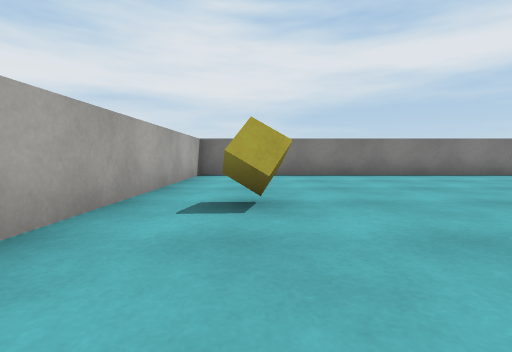
View 1 (above)

13 first-person views from a walk through a Unity game level. The camera is 0.51 m above the floor, tilts 4° down and sees 85° across. The floor is counted in squares, 1 m on a side. Each view is taken from the middle of a square. On the plan, view 1 faces up. The plan holds only what a view shows up to about 9 squares ahead; the rest is blank. The place goes on beyond the plan. The player is left out. Surface patterns are stand-ins for the level's own textures.

View 2
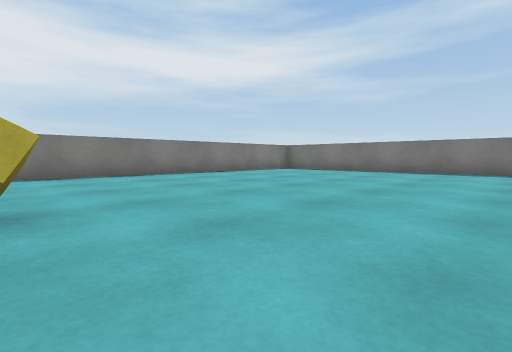

View 3
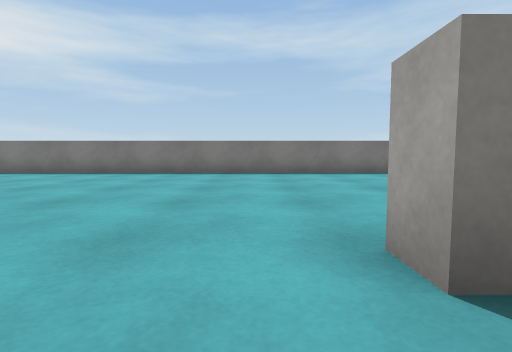

View 4
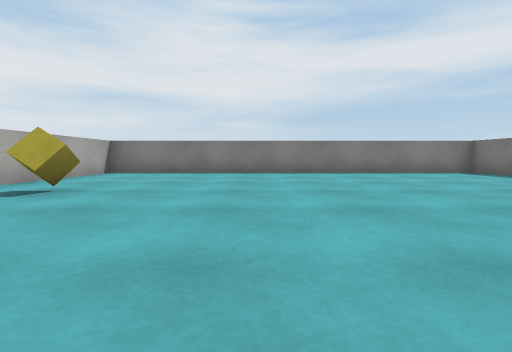

View 5
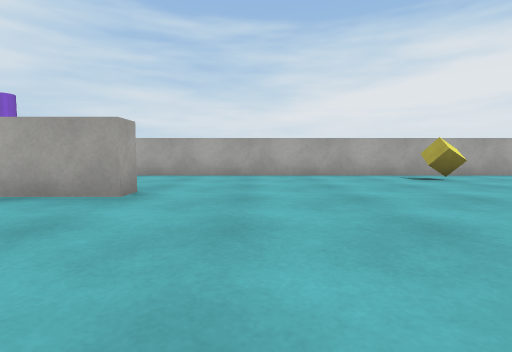

View 6
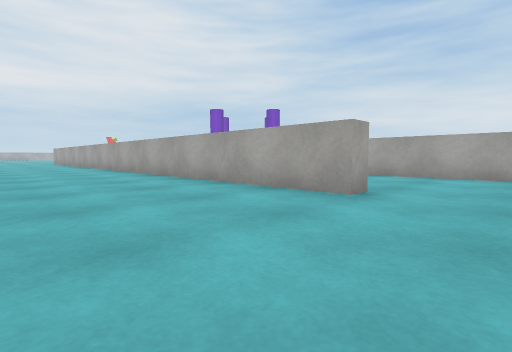

View 7
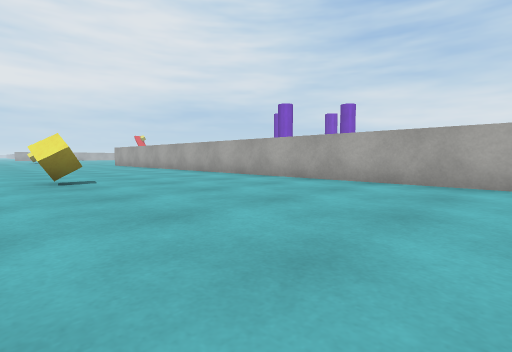

View 8
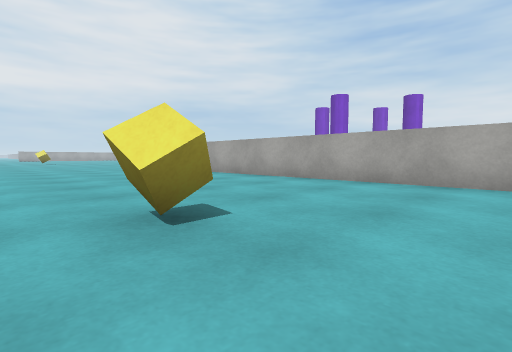

View 9
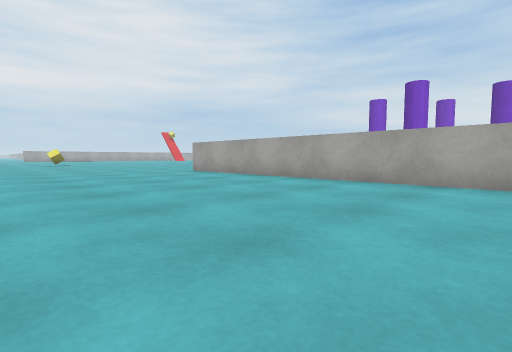

View 10
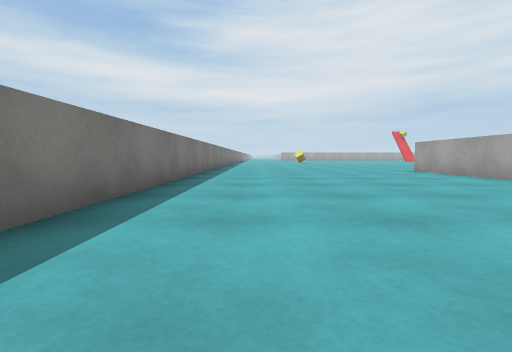

View 11
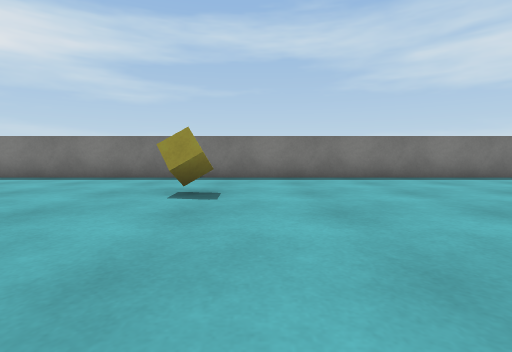

View 12
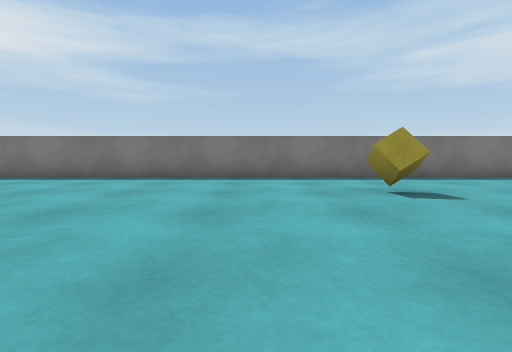

View 13
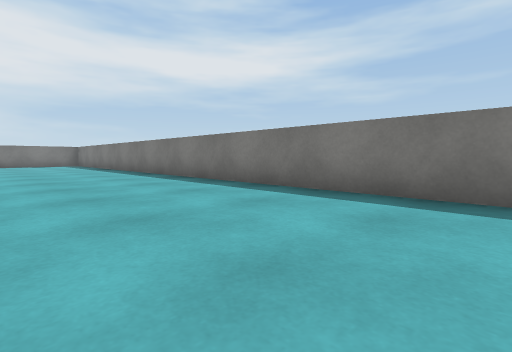

### Floor plan
Points are (right, up) in squares from view 1. A wall is a line through its corners. A room is listed if a view was taken in it or the views show most of it. See-through windows are left out.
Room 1 (views 1, 2, 4, 5, 6, 7, 8, 9, 10, 11, 12, 13)
walls: (1.9, -2.7) (2.5, -2.7) (2.5, -21.5); (9.8, -21.5) (9.8, 7.7) (-1.5, 7.7) (-1.5, -1.5)
ways out: opening at (0, -2.3) to room 2
objects: yellow cube (0, 3); yellow cube (7, -12)
Room 2 (view 3)
walls: (-1.5, -1.5) (-1.5, -4.2)
ways out: opening at (0, -2.3) to room 1

Where each view was taken, in squares from view 1:
view 1: 0 up, 0 right, facing up
view 2: 0 up, 0 right, facing up-right
view 3: 2 down, 1 right, facing right
view 4: 1 down, 3 right, facing up
view 5: 1 down, 6 right, facing left
view 6: 1 down, 6 right, facing down-left
view 7: 6 down, 8 right, facing down-left
view 8: 10 down, 8 right, facing down-left
view 9: 14 down, 8 right, facing down-left
view 10: 13 down, 8 right, facing down
view 11: 13 down, 3 right, facing right
view 12: 10 down, 3 right, facing right
view 13: 9 down, 6 right, facing up-right
